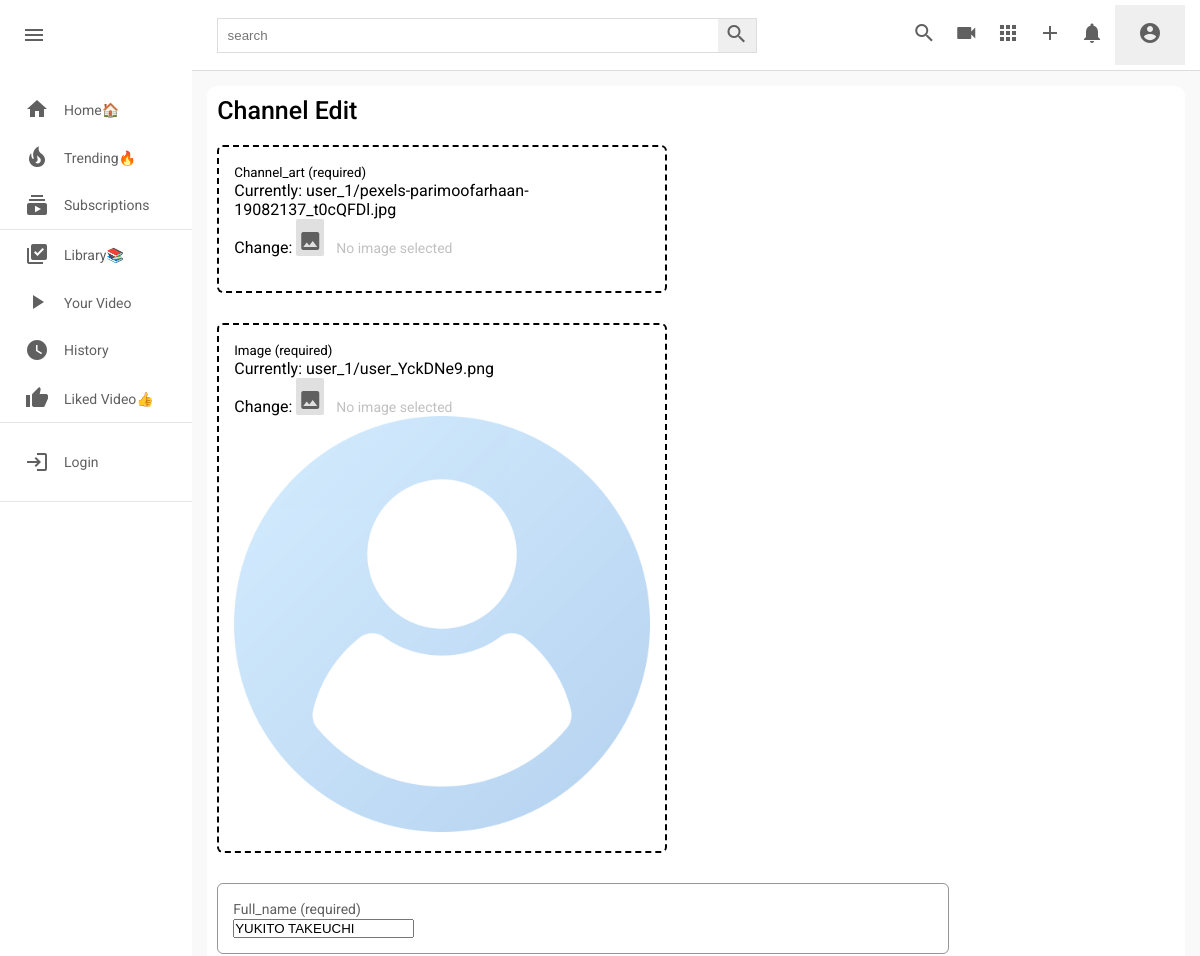
The app's page /c/edit-channel/1/ (upper part), older data.
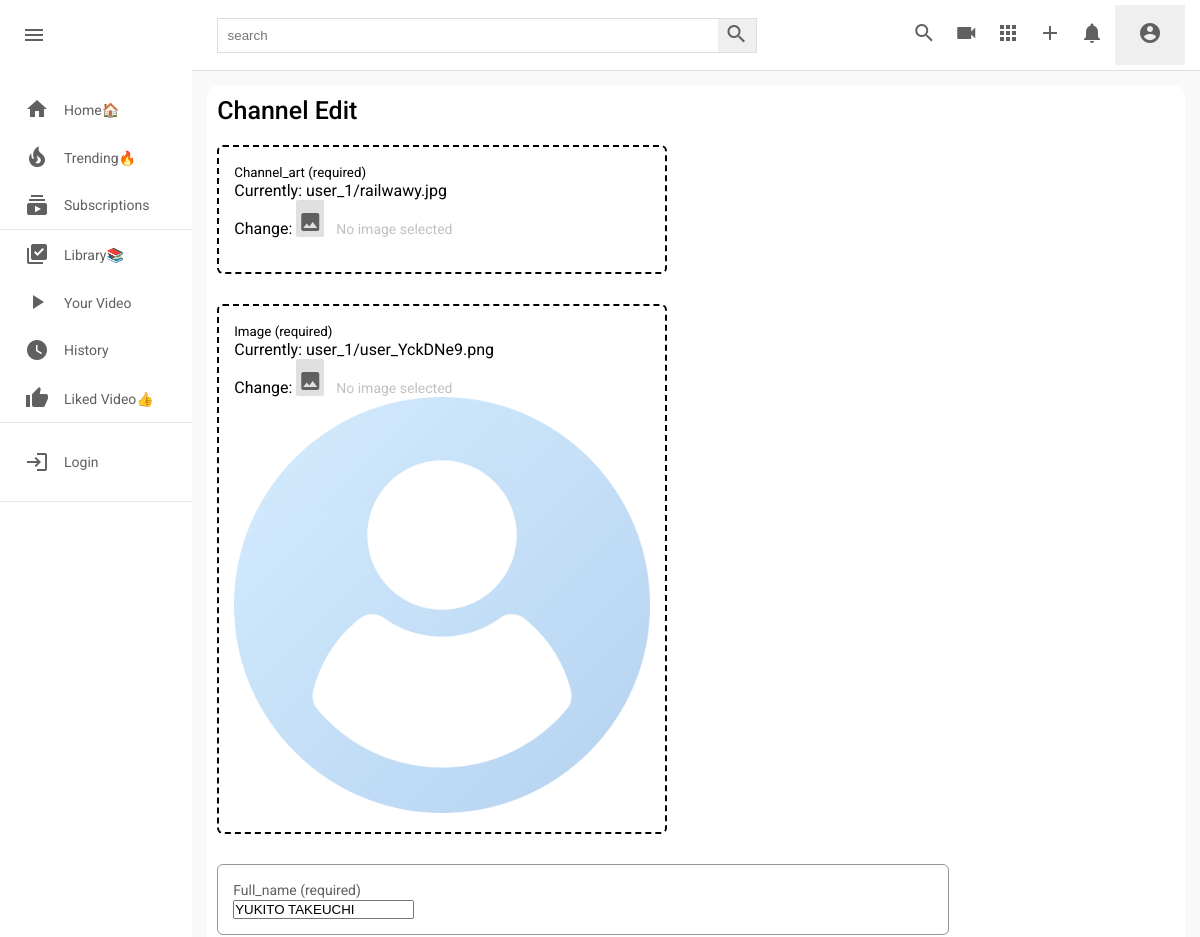
The same page, newer data.
### channel/models.py (models this page shows, shortened)
class Channel(models.Model):
    channel_art=models.ImageField(upload_to=user_directory_path,default='images/channel-art.jpg')
    image=models.ImageField(upload_to=user_directory_path,default='images/user-image.png')
    full_name=models.CharField(max_length=100)
    channel_name=models.CharField(max_length=100)
    description=models.TextField(null=True,blank=True)
    keyword=TaggableManager(blank=True)
    date=models.DateTimeField(auto_now_add=True)
    status=models.CharField(choices=STATUS,max_length=100,default='Active')
    user=models.OneToOneField(User,on_delete=models.SET_NULL,null=True,related_name="channel")
    subscribers=models.ManyToManyField(User,related_name="user_subs",blank=True)
    verified=models.BooleanField(default=False)
    total_view=models.PositiveIntegerField(default=0)
    business_email=models.EmailField(null=True,blank=True)
    make_business_email_public=models.BooleanField(default=False)
    business_location=models.CharField(null=True,blank=True,max_length=100)
    make_business_location_public=models.BooleanField(default=False)
    website=models.URLField(default='https://www.udemy.com/home')
    instagram=models.URLField(default='https://www.udemy.com/home')
    facebook=models.URLField(default='https://www.udemy.com/home')
    twitter=models.URLField(default='https://www.udemy.com/home')

### channel/views.py (the view)
# urls.py: path('edit-channel/<channel_id>/',views.edit_channel,name='edit-channel')
def edit_channel(request,channel_id):
    user=request.user
    channel=Channel.objects.get(id=channel_id)
    if request.method == 'POST':
        form=ChannelEditForm(request.POST,request.FILES,instance=channel)
        if form.is_valid():
            new_form=form.save(commit=False)
            new_form.channel=channel
            new_form.save()
            messages.success(request,'Community editted successfully!')
            return redirect('channel-profile',channel.id)
    else:
        form=ChannelEditForm(instance=channel)
    context={
        'form': form,
        'channel':channel,
    }
    return render(request,'channel/channe_edit.html',context)

### channel/forms.py
class ChannelEditForm(forms.ModelForm):
    class Meta:
        model=Channel
        fields=[
            'channel_art',
            'image',
            'full_name',
            'channel_name',
            'description',
            'keyword',
            'business_email',
            'make_business_email_public',
            'business_location',
            'make_business_location_public',
        ]

### templates/channel/channe_edit.html (shortened to what this page needs)
{% extends 'base.html' %}
{% load static %}
{% block style %}
<link rel="stylesheet" href="{% static 'css/style.css' %}" type="text/css">
<link rel="stylesheet" href="{% static 'css/channel-community.css' %}" type="text/css">
<link rel="stylesheet" href="{% static 'css/channel.css' %}" type="text/css">
<link rel="stylesheet" href="{% static 'css/channel-upload.css' %}" type="text/css">
{% endblock style %}
{% block content %}
<div class="mainBody">
    {% include 'partials/sidebar.html' %}
    <div class="videos">
        <form action="" method="POST" enctype="multipart/form-data">
            <div class="upload-content">
                <div class="left-video">
                    <h4>Channel Edit</h4>
                    <div class="video-div file-input" id="file-input">
                        <small>Channel_art (required) </small> <br>
                        {{form.channel_art}}
                        <span class='button'><i class="material-icons">image</i></span>
                        <span class='label' data-js-label>No image selected</label> <br>
                    </div>
                    <br>
                    <div class="video-div file-input" id="file-input">
                        <small>Image (required) </small> <br>
                        {{form.image}}
                        <span class='button'><i class="material-icons">image</i></span>
                        <span class='label' data-js-label>No image selected</label> <br>
                        <img src="{{ channel.image.url }}" style="width: 100%;" alt="">
                    </div>
                    <div class="desc-div">
                        <span>Full_name (required)  </span> <br>
                        {{form.full_name}}
                    </div>
                </div>
            </div>
        </form>
    </div>
</div>
{% endblock content %}

Row changes from the older to the newer data that the page shows:
changed Channel "Currently: user_1/user_YckDNe9.png Change:": channel_art "Currently: user_1/pexels-parimoofarhaan-19082137_t0cQFDl.jpg Change:" → "Currently: user_1/railwawy.jpg Change:"
